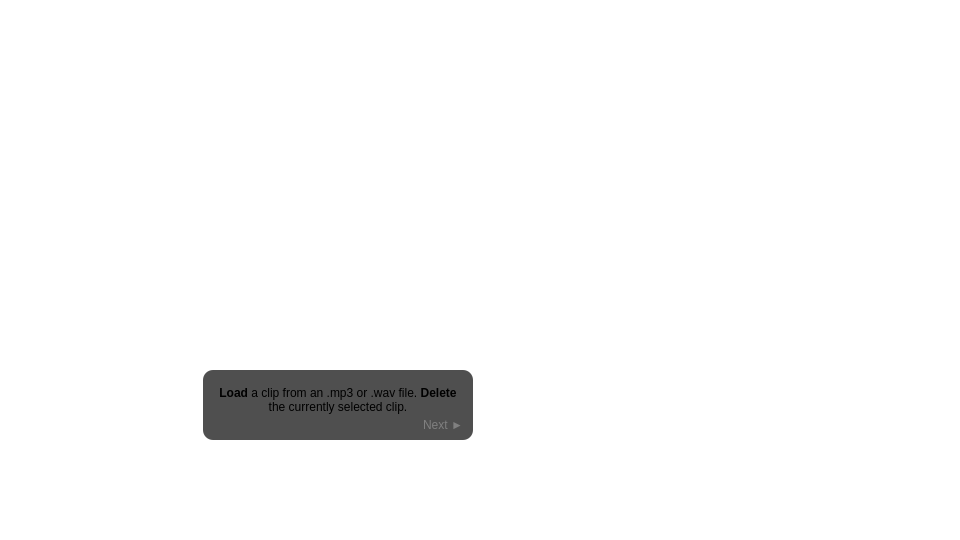
  <widget class="QGroupBox" name="slide_12">
   <property name="geometry">
    <rect>
     <x>960</x>
     <y>0</y>
     <width>960</width>
     <height>540</height>
    </rect>
   </property>
   <property name="styleSheet">
    <string notr="true">background: transparent;
border: 0px;</string>
   </property>
   <property name="title">
    <string/>
   </property>
   <widget class="QGroupBox" name="instruction_12">
    <property name="geometry">
     <rect>
      <x>203</x>
      <y>370</y>
      <width>270</width>
      <height>70</height>
     </rect>
    </property>
    <property name="styleSheet">
     <string notr="true">QGroupBox { background: #B0000000; border-radius: 10px; }</string>
    </property>
    <property name="title">
     <string/>
    </property>
    <widget class="QPushButton" name="next_12">
     <property name="geometry">
      <rect>
       <x>210</x>
       <y>45</y>
       <width>60</width>
       <height>20</height>
      </rect>
     </property>
     <property name="styleSheet">
      <string notr="true">QPushButton { color: #808080; }
QPushButton:hover { color: #C0C0C0; }</string>
     </property>
     <property name="text">
      <string>Next ►</string>
     </property>
    </widget>
    <widget class="QLabel" name="label_12">
     <property name="geometry">
      <rect>
       <x>10</x>
       <y>10</y>
       <width>250</width>
       <height>40</height>
      </rect>
     </property>
     <property name="text">
      <string>&lt;html&gt;&lt;head/&gt;&lt;body&gt;&lt;p&gt;&lt;span style=&quot; font-weight:700;&quot;&gt;Load&lt;/span&gt; a clip from an .mp3 or .wav file. &lt;span style=&quot; font-weight:700;&quot;&gt;Delete&lt;/span&gt; the currently selected clip.&lt;/p&gt;&lt;/body&gt;&lt;/html&gt;</string>
     </property>
     <property name="alignment">
      <set>Qt::AlignCenter</set>
     </property>
     <property name="wordWrap">
      <bool>true</bool>
     </property>
    </widget>
    <zorder>label_12</zorder>
    <zorder>next_12</zorder>
   </widget>
  </widget>
